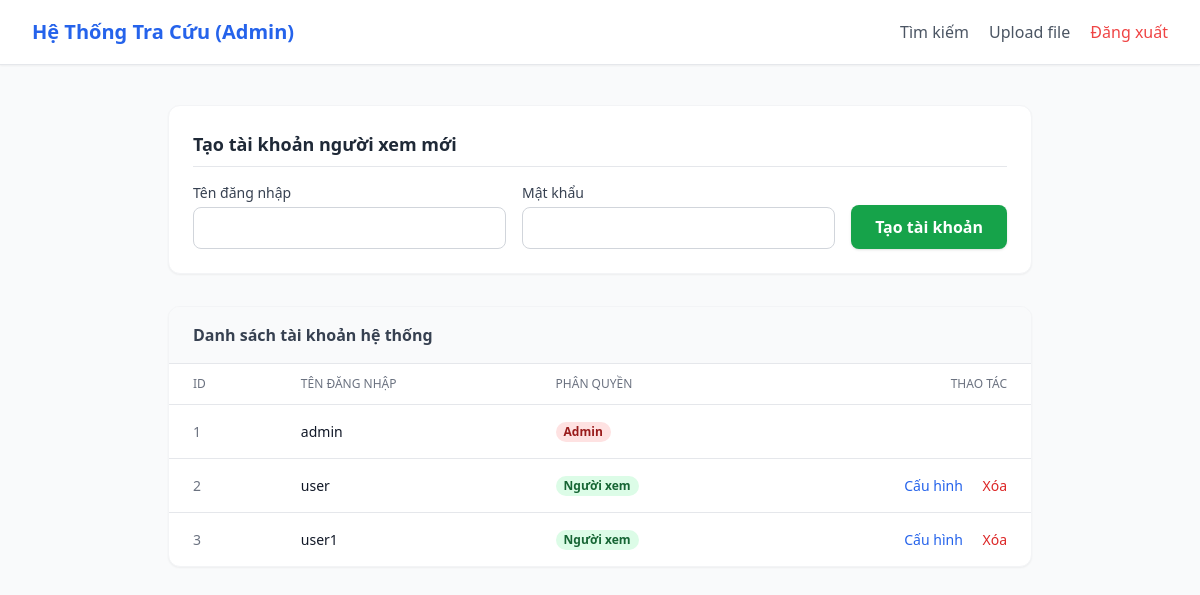
/manage_users (signed in), run on an earlier commit of the app's database.
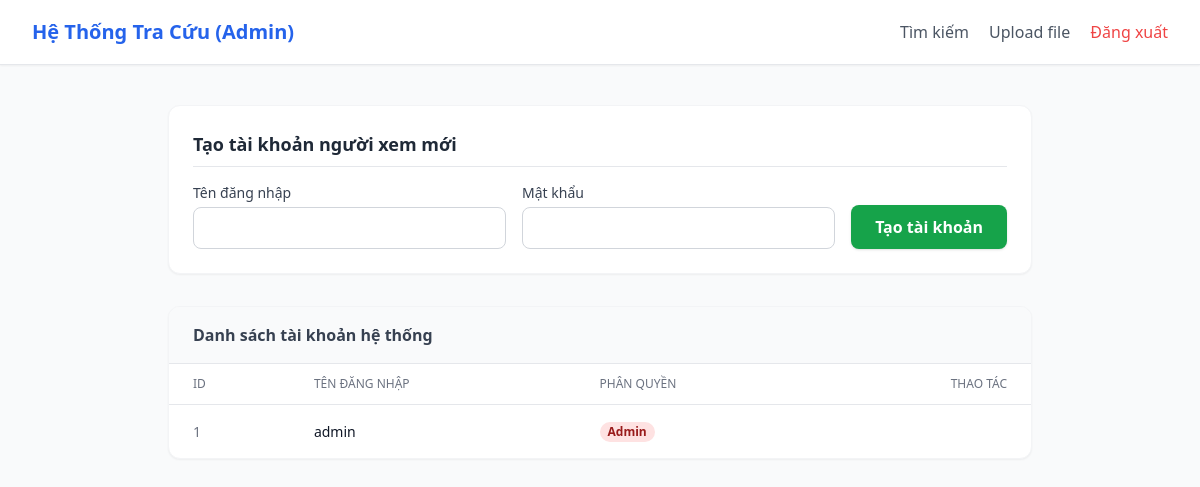
And on a later commit of the database.
### app.py (models this page shows)
class User(UserMixin, db.Model):
    id = db.Column(db.Integer, primary_key=True)
    username = db.Column(db.String(150), unique=True, nullable=False)
    password = db.Column(db.String(150), nullable=False)
    role = db.Column(db.String(20), default='viewer')
    is_active = db.Column(db.Boolean, default=True)
    allowed_ips = db.Column(db.String(255), nullable=True) # Lưu dải IP cấu hình
    column_permissions = db.Column(db.Text, nullable=True)

### app.py (the view, shortened to what this page needs)
@app.route('/manage_users', methods=['GET', 'POST'])
@login_required
@admin_required
def manage_users():
    users = User.query.all()
    return render_template('manage_users.html', users=users)

### app.py (called while the page is built)
@login_manager.user_loader
def load_user(user_id):
    return User.query.get(int(user_id))

def admin_required(f):
    @wraps(f)
    def decorated_function(*args, **kwargs):
        if current_user.role != 'admin':
            flash('Bạn không có quyền thực hiện chức năng này.')
            return redirect(url_for('search'))
        return f(*args, **kwargs)
    return decorated_function

### templates/manage_users.html (shortened to what this page needs)
<!DOCTYPE html>
<html lang="vi">
<head>
    <script src="https://cdn.tailwindcss.com"></script>
</head>
<body class="bg-gray-50 text-gray-800 font-sans min-h-screen">
    <nav class="bg-white shadow-sm border-b">
        <div class="max-w-7xl mx-auto px-4 sm:px-6 lg:px-8">
            <div class="flex justify-between h-16 items-center">
                <div class="font-bold text-xl text-blue-600">Hệ Thống Tra Cứu (Admin)</div>
                <div class="space-x-4">
                    <a href="{{ url_for('search') }}" class="text-gray-600 hover:text-blue-600 font-medium transition">Tìm kiếm</a>
                    <a href="{{ url_for('upload_file') }}" class="text-gray-600 hover:text-blue-600 font-medium transition">Upload file</a>
                    <a href="{{ url_for('logout') }}" class="text-red-500 hover:text-red-700 font-medium transition">Đăng xuất</a>
                </div>
            </div>
        </div>
    </nav>
    <div class="max-w-4xl mx-auto mt-10 px-4">
        <div class="bg-white p-6 rounded-xl shadow-sm border border-gray-100 mb-8">
            <h3 class="text-lg font-bold mb-4 border-b pb-2">Tạo tài khoản người xem mới</h3>
            <form method="POST" class="flex flex-col md:flex-row gap-4 items-end">
                <div class="flex-1 w-full">
                    <label class="block text-sm font-medium text-gray-700 mb-1">Tên đăng nhập</label>
                    <input type="text" name="username" required class="w-full px-4 py-2 border border-gray-300 rounded-lg focus:ring-2 focus:ring-blue-500 outline-none">
                </div>
                <div class="flex-1 w-full">
                    <label class="block text-sm font-medium text-gray-700 mb-1">Mật khẩu</label>
                    <input type="password" name="password" required class="w-full px-4 py-2 border border-gray-300 rounded-lg focus:ring-2 focus:ring-blue-500 outline-none">
                </div>
                <button type="submit" class="w-full md:w-auto px-6 py-2.5 bg-green-600 hover:bg-green-700 text-white font-semibold rounded-lg shadow transition">
                    Tạo tài khoản
                </button>
            </form>
        </div>
        <div class="bg-white rounded-xl shadow-sm border border-gray-100 overflow-hidden">
            <div class="bg-gray-50 px-6 py-4 border-b border-gray-200">
                <h3 class="font-semibold text-gray-700">Danh sách tài khoản hệ thống</h3>
            </div>
            <table class="min-w-full divide-y divide-gray-200">
                <thead class="bg-white">
                    <tr>
                        <th class="px-6 py-3 text-left text-xs font-medium text-gray-500 uppercase">ID</th>
                        <th class="px-6 py-3 text-left text-xs font-medium text-gray-500 uppercase">Tên đăng nhập</th>
                        <th class="px-6 py-3 text-left text-xs font-medium text-gray-500 uppercase">Phân quyền</th>
                        <th class="px-6 py-3 text-right text-xs font-medium text-gray-500 uppercase">Thao tác</th>
                    </tr>
                </thead>
                <tbody class="divide-y divide-gray-200">
                   {% for user in users %}
                    <tr class="hover:bg-gray-50">
                        <td class="px-6 py-4 whitespace-nowrap text-sm text-gray-500">{{ user.id }}</td>
                        <td class="px-6 py-4 whitespace-nowrap text-sm font-medium text-gray-900">
                            {{ user.username }}
                        </td>
                        <td class="px-6 py-4 whitespace-nowrap text-sm text-gray-500">
                            {% if user.role == 'admin' %}
                                <span class="px-2 inline-flex text-xs leading-5 font-semibold rounded-full bg-red-100 text-red-800">Admin</span>
                            {% else %}
                                <span class="px-2 inline-flex text-xs leading-5 font-semibold rounded-full bg-green-100 text-green-800">Người xem</span>
                            {% endif %}
                        </td>
                        <td class="px-6 py-4 whitespace-nowrap text-right text-sm font-medium">
                            {% if user.role != 'admin' %}
                            <a href="{{ url_for('edit_user', user_id=user.id) }}" class="text-blue-600 hover:text-blue-900 mr-4">Cấu hình</a>
                            <a href="{{ url_for('delete_user', user_id=user.id) }}" onclick="return confirm('Bạn có chắc muốn xóa tài khoản này?')" class="text-red-600 hover:text-red-900">Xóa</a>
                            {% endif %}
                        </td>
                    </tr>
                    {% endfor %}
                </tbody>
            </table>
        </div>
    </div>
</body>
</html>

What changed in the data, as far as the page shows it:
removed User: id "2", username "user", role "Người xem"
removed User: id "3", username "user1", role "Người xem"
